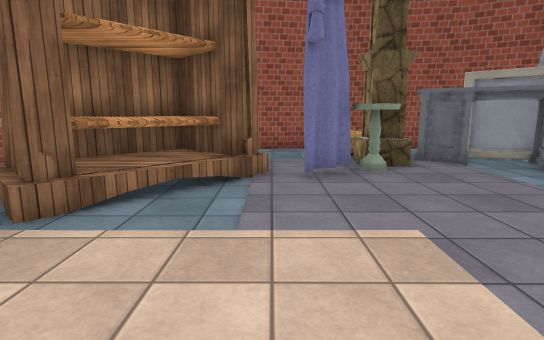
View 1 (above)

24 first-person views from a walk through a 3-D level made in the Unity game engine. The camera is 1.4 m above the floor, tilts 10° down and sees 80° across. The floor is counted in squares, 1 m on a side. Each view is taken from the middle of a square. On the plan, view 1 faces up. The plan holds only what a view shows up to about 15 squares ahead; the rest is blank. The place goes on beyond the plan. The player is left out. Some animated figures are not drawn. Surface patterns are stand-ins for the level's own textures.

View 2
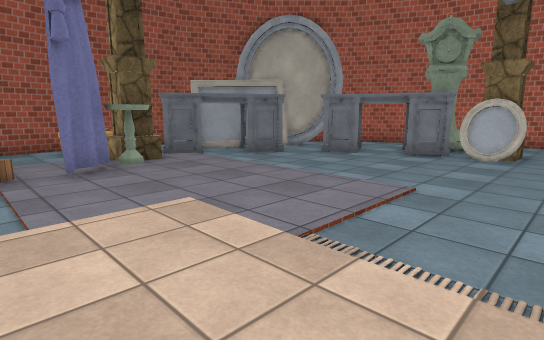

View 3
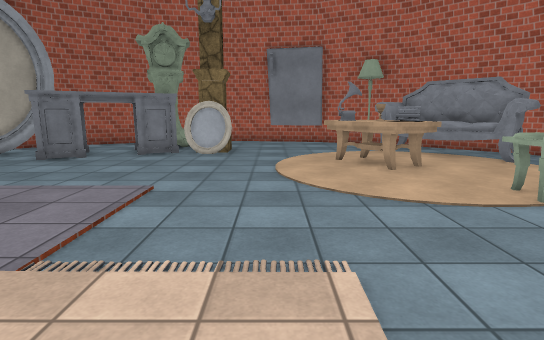

View 4
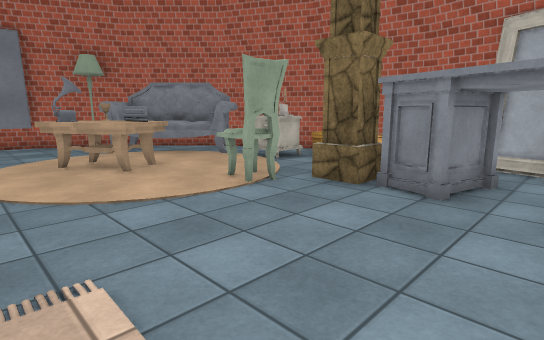

View 5
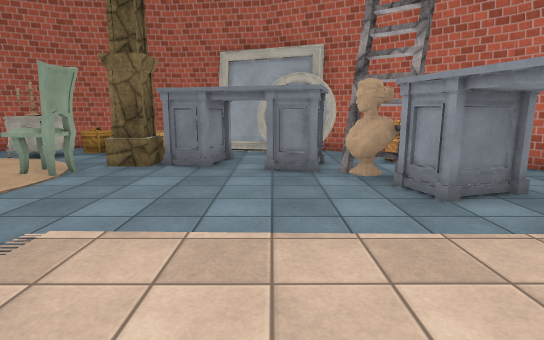

View 6
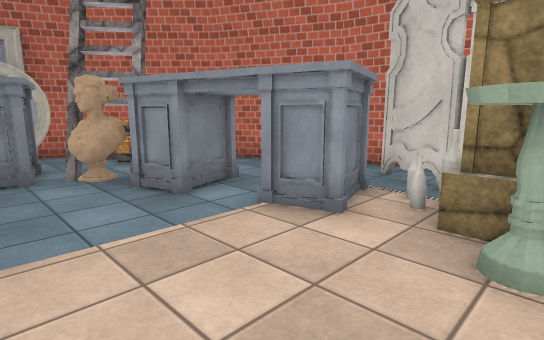

View 7
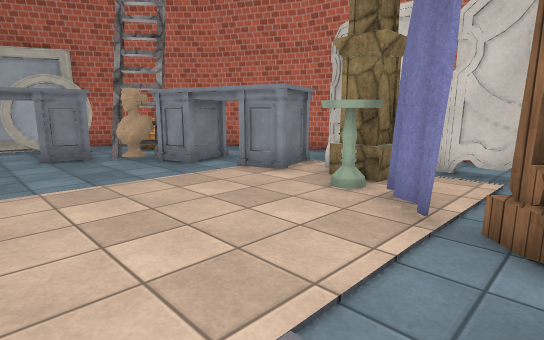

View 8
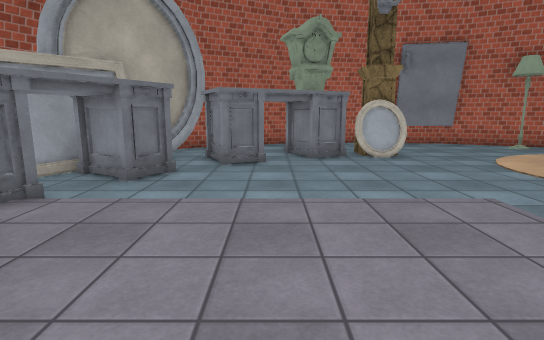

View 9
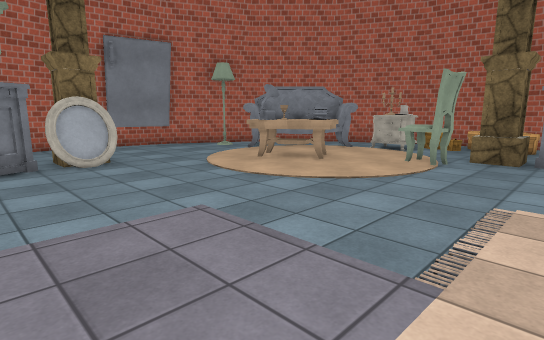

View 10
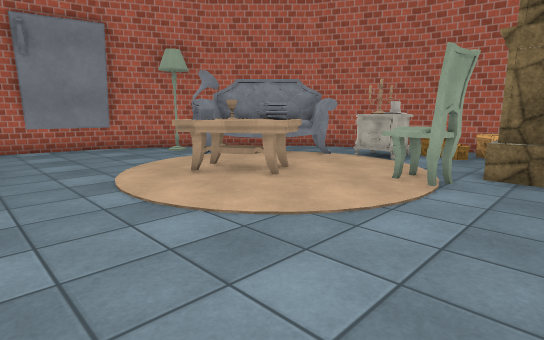

View 11
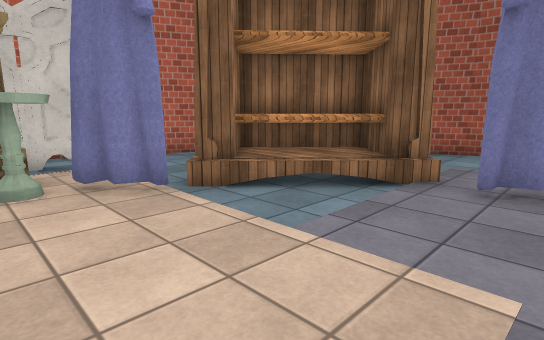

View 12
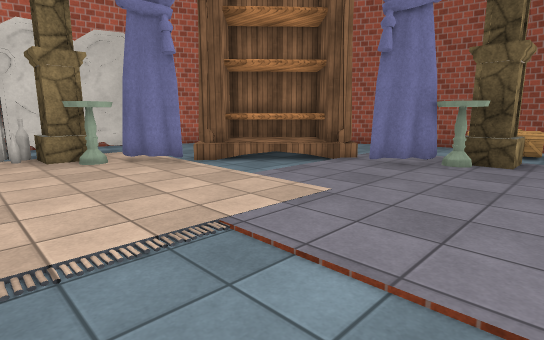

View 13
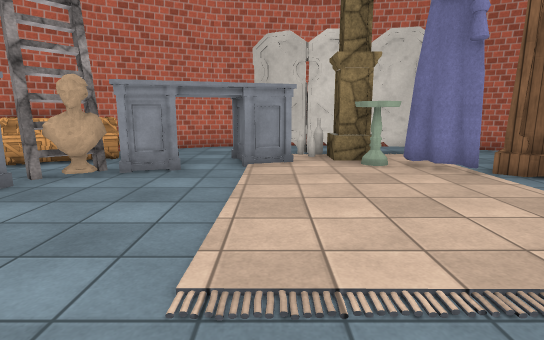

View 14
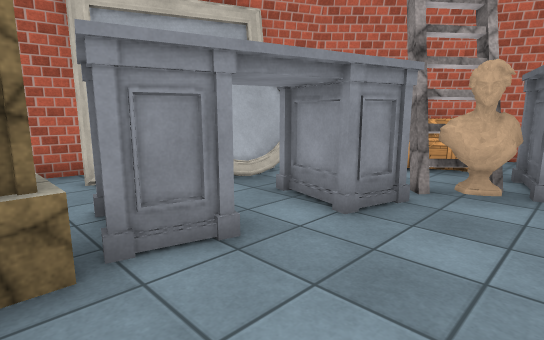

View 15
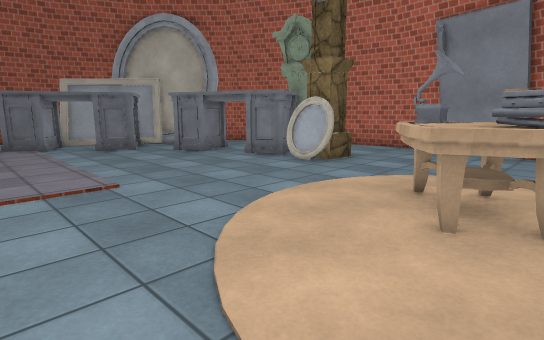

View 16
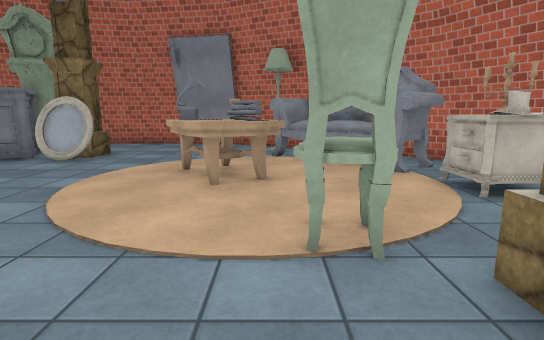

View 17
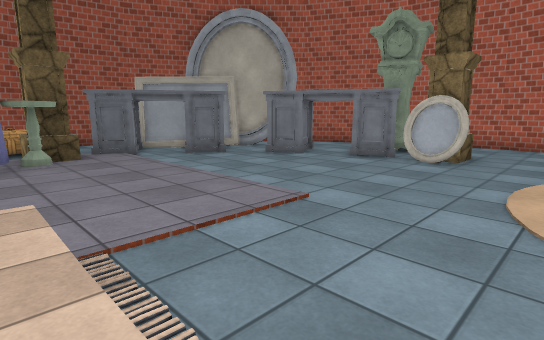

View 18
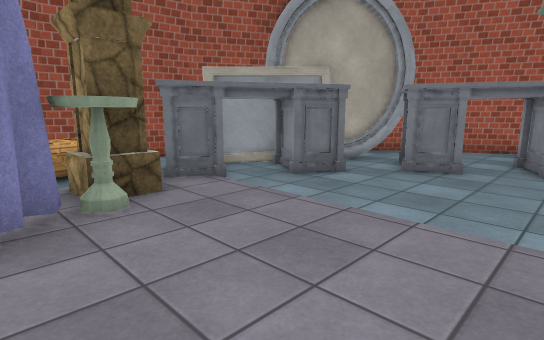

View 19
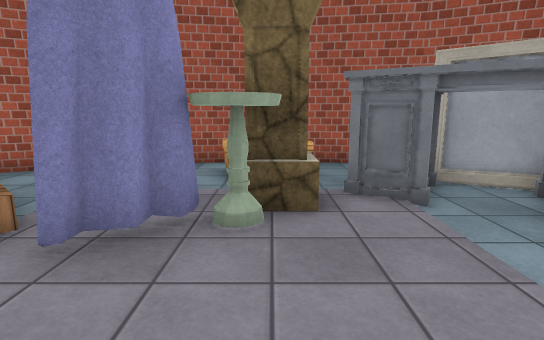

View 20
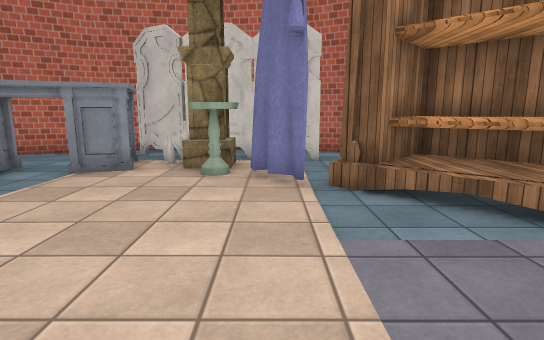

View 21
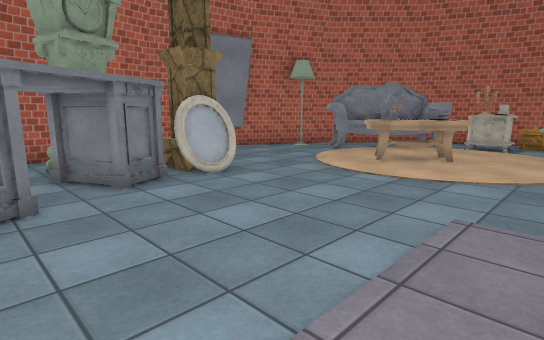

View 22
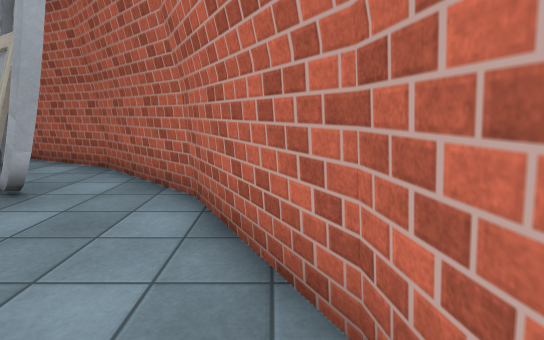

View 23
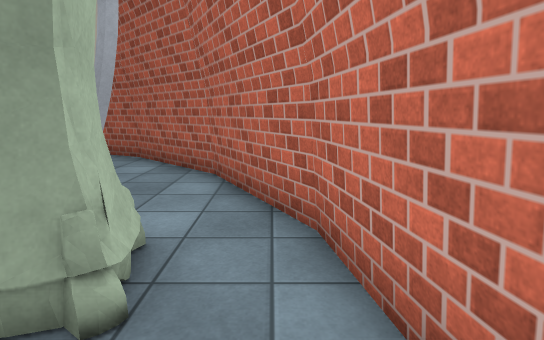

View 24
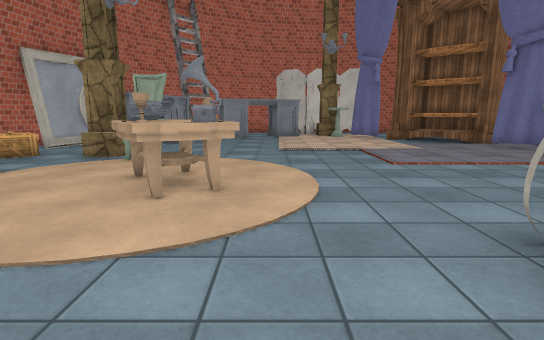

### Floor plan
Key: @ floor where view 1 was taken; # wall or solid block; . floor; = window, fence, low wall or low ledge; O other object.
Columns run from 8 left of view 1 to 16 right of it. Each row starts with its distance up from view 1.
 13       ##### O####
 12     ## ...OOO..O###
 11      .....OOO OOO ##
 10       ....=##OO.OO###
  9      OO.. ##=O..OOOO##
  8 #   OOOOO##O...OO..O###
  7 #.  OOOO.#........OO .##
  6 ...OOOO..........OOO.. #
  5   ..OO............O....##
  4 #O..##.............OOOO.#
  3 O..###.............OO#O.#
  2 O ##O..............O#...#
  1 O=##O..............O#...#
  0 O#O.....@...............#
 -1 O.OO....................#
 -2 #.OO...........  .......#
 -3  ............. OOO ....##
 -4  .OOO........  OOO ....##
 -5 #..O#O......OO OO  OOO.#
 -6 # O ##OO....OO    OOO ##
 -7 #OOO #OO.OO#..   OOOO #
 -8 ##OO..OO.OO#....OOOO##
 -9  ### O...O....OOOOO##
-10    ###OO...OOOOOO ##
-11     #####O.OOOO ###
-12         #########

Positions as (right, up) in squares from view 1, and headings:
1: (0, 0), facing up
2: (-1, -1), facing up-right
3: (-1, -1), facing right
4: (-1, -1), facing down-right
5: (-1, 2), facing down
6: (-1, 2), facing down-left
7: (1, 5), facing down-left
8: (0, 5), facing right
9: (1, 4), facing down-right
10: (2, 1), facing down-right
11: (2, 1), facing up-left
12: (5, -1), facing up-left
13: (4, -1), facing left
14: (3, -4), facing down-left
15: (3, -5), facing up-right
16: (1, -5), facing right
17: (1, -2), facing up-right
18: (1, 3), facing up-right
19: (3, 4), facing up
20: (3, 3), facing left
21: (4, 6), facing down-right
22: (15, 3), facing up
23: (15, 1), facing up
24: (14, -2), facing left
